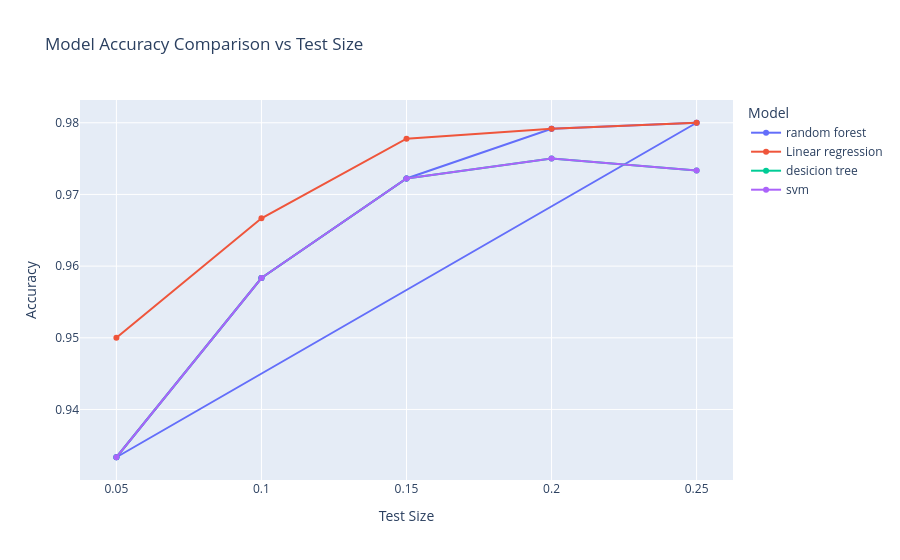
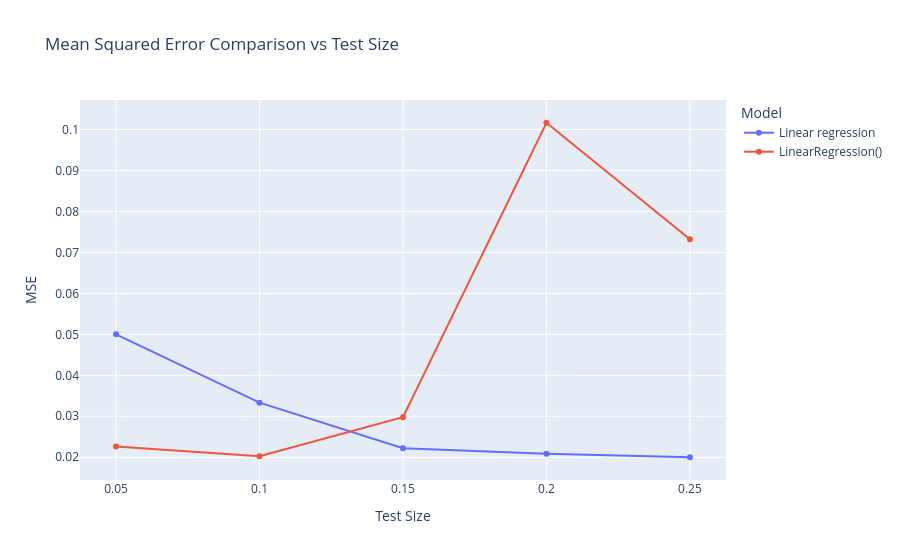

Write notebook code for charts like these, in order.
### Code cell
fig = px.line(
    combined_df,
    x="test size",
    y="accuracy score",
    color="model",   
    markers=True,    
    title="Model Accuracy Comparison vs Test Size"
)


fig.update_layout(
    xaxis_title="Test Size",
    yaxis_title="Accuracy",
    legend_title="Model"
)

fig.show()
fig = px.line(
   mse_df,
    x="test size",
    y="Mean Squared Error",
    color="model",   
    markers=True,    
    title="Mean Squared Error Comparison vs Test Size"
)


fig.update_layout(
    xaxis_title="Test Size",
    yaxis_title="MSE",
    legend_title="Model"
)

fig.show()

### Figure 1 — Plotly figure (JSON) as saved in the notebook; plotly's stock layout.template omitted (floating-point values rounded to 4 significant figures)
{"data": [{"hovertemplate": "model=random forest<br>test size=%{x}<br>accuracy score=%{y}<extra></extra>", "legendgroup": "random forest", "line": {"color": "#636efa", "dash": "solid"}, "marker": {"symbol": "circle"}, "mode": "lines+markers", "name": "random forest", "orientation": "v", "showlegend": true, "type": "scatter", "x": [0.05, 0.1, 0.15, 0.2, 0.25, 0.05, 0.1, 0.15, 0.2, 0.25], "xaxis": "x", "y": [0.9333, 0.9583, 0.9722, 0.9792, 0.98, 0.9333, 0.9583, 0.9722, 0.9792, 0.98], "yaxis": "y"}, {"hovertemplate": "model=Linear regression<br>test size=%{x}<br>accuracy score=%{y}<extra></extra>", "legendgroup": "Linear regression", "line": {"color": "#EF553B", "dash": "solid"}, "marker": {"symbol": "circle"}, "mode": "lines+markers", "name": "Linear regression", "orientation": "v", "showlegend": true, "type": "scatter", "x": [0.05, 0.1, 0.15, 0.2, 0.25], "xaxis": "x", "y": [0.95, 0.9667, 0.9778, 0.9792, 0.98], "yaxis": "y"}, {"hovertemplate": "model=desicion tree<br>test size=%{x}<br>accuracy score=%{y}<extra></extra>", "legendgroup": "desicion tree", "line": {"color": "#00cc96", "dash": "solid"}, "marker": {"symbol": "circle"}, "mode": "lines+markers", "name": "desicion tree", "orientation": "v", "showlegend": true, "type": "scatter", "x": [0.05, 0.1, 0.15, 0.2, 0.25], "xaxis": "x", "y": [0.9333, 0.9583, 0.9722, 0.975, 0.9733], "yaxis": "y"}, {"hovertemplate": "model=svm<br>test size=%{x}<br>accuracy score=%{y}<extra></extra>", "legendgroup": "svm", "line": {"color": "#ab63fa", "dash": "solid"}, "marker": {"symbol": "circle"}, "mode": "lines+markers", "name": "svm", "orientation": "v", "showlegend": true, "type": "scatter", "x": [0.05, 0.1, 0.15, 0.2, 0.25], "xaxis": "x", "y": [0.9333, 0.9583, 0.9722, 0.975, 0.9733], "yaxis": "y"}], "layout": {"legend": {"title": {"text": "Model"}, "tracegroupgap": 0}, "title": {"text": "Model Accuracy Comparison vs Test Size"}, "xaxis": {"anchor": "y", "domain": [0, 1], "title": {"text": "Test Size"}}, "yaxis": {"anchor": "x", "domain": [0, 1], "title": {"text": "Accuracy"}}}}

### Figure 2 — Plotly figure (JSON) as saved in the notebook; plotly's stock layout.template omitted (floating-point values rounded to 4 significant figures)
{"data": [{"hovertemplate": "model=Linear regression<br>test size=%{x}<br>Mean Squared Error=%{y}<extra></extra>", "legendgroup": "Linear regression", "line": {"color": "#636efa", "dash": "solid"}, "marker": {"symbol": "circle"}, "mode": "lines+markers", "name": "Linear regression", "orientation": "v", "showlegend": true, "type": "scatter", "x": [0.05, 0.1, 0.15, 0.2, 0.25], "xaxis": "x", "y": [0.05, 0.03333, 0.02222, 0.02083, 0.02], "yaxis": "y"}, {"hovertemplate": "model=LinearRegression()<br>test size=%{x}<br>Mean Squared Error=%{y}<extra></extra>", "legendgroup": "LinearRegression()", "line": {"color": "#EF553B", "dash": "solid"}, "marker": {"symbol": "circle"}, "mode": "lines+markers", "name": "LinearRegression()", "orientation": "v", "showlegend": true, "type": "scatter", "x": [0.05, 0.1, 0.15, 0.2, 0.25], "xaxis": "x", "y": [0.02261, 0.02024, 0.02979, 0.1017, 0.07321], "yaxis": "y"}], "layout": {"legend": {"title": {"text": "Model"}, "tracegroupgap": 0}, "title": {"text": "Mean Squared Error Comparison vs Test Size"}, "xaxis": {"anchor": "y", "domain": [0, 1], "title": {"text": "Test Size"}}, "yaxis": {"anchor": "x", "domain": [0, 1], "title": {"text": "MSE"}}}}
